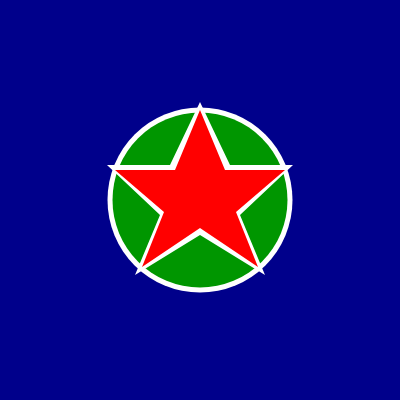
Frame 1 (no input)
Frame 60 (no input): identical to frame 1, image omitted
Frame 120 (the mouse pressed at the canvas centre since frame 60): identical to frame 1, image omitted

The p5.js sketch that drew this single still picture (run headless with seeded random() and noise() and a simulated clock; from frame 60 on, the mouse is pressed at the canvas centre):

// p5.js sketch
// ── sketch.js
function setup() {
  createCanvas(400, 400);
}


function draw() {
  
  background("#00008B");
  
  noStroke();
  fill("#FFFFFF")
  circle(200, 200, 185);

  fill(0, 150, 0);
  circle(200, 200, 175);
  
 fill("#FFFFFF")
  beginShape();
  vertex(200, 102); 
  vertex(230,165); 
  vertex(293,165); 
  vertex(240, 215);
  vertex(265, 275);
    vertex(200, 235);
  vertex(135, 275);
  vertex(160, 215);
  vertex(107,165); 
  vertex(170,165); 
  endShape();
  
  
  fill("#FF0000")
  beginShape();
  vertex(200, 110); 
  vertex(225,170); 
  vertex(285,170); 
  vertex(236, 212);
  vertex(258, 267);
    vertex(200, 228);
  vertex(200-58, 267);
  vertex(200-36, 212);
  vertex(200-85,170); 
  vertex(200-25,170); 
  endShape();

}
